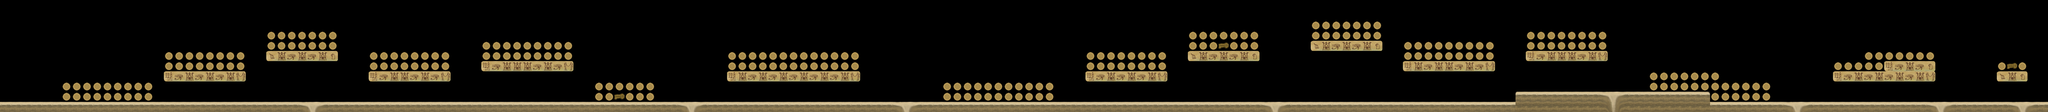

A 2D game scene composited from a Tiled map and its tileset images. What follows is a short description and the map's XML, with every tile layer's data as written:
An orthogonal 200x11 tile map with 70x70 px tiles, 1 tile layer (Tile Layer 1), 3 tilesets.

<map version="1.0" tiledversion="1.1.2" orientation="orthogonal" renderorder="right-down" width="200" height="11" tilewidth="70" tileheight="70" infinite="0" nextobjectid="1">
 <tileset firstgid="1" name="objetos" tilewidth="70" tileheight="70" tilecount="4" columns="2">
  <image source="objetos.png" width="140" height="140" />
  <tile id="0" type="moneda">
   <properties>
    <property name="type" value="coin" />
   </properties>
  </tile>
  <tile id="1" type="espada2" />
  <tile id="2" type="llave">
   <properties>
    <property name="type" value="key" />
   </properties>
  </tile>
  <tile id="3" type="espada1" />
 </tileset>
 <tileset firstgid="5" name="monedas" tilewidth="70" tileheight="70" tilecount="5" columns="5">
  <image source="monedas.png" width="350" height="70" />
  <tile id="0">
   <properties>
    <property name="type" value="coin" />
   </properties>
   <animation>
    <frame tileid="0" duration="150" />
    <frame tileid="1" duration="150" />
    <frame tileid="2" duration="150" />
    <frame tileid="3" duration="150" />
   </animation>
  </tile>
 </tileset>
 <tileset firstgid="10" name="plataformas_dos" tilewidth="70" tileheight="70" tilecount="16" columns="8">
  <image source="plataformas_dos.png" width="560" height="142" />
  <tile id="0">
   <properties>
    <property name="type" value="platform" />
   </properties>
  </tile>
  <tile id="1">
   <properties>
    <property name="type" value="platform" />
   </properties>
  </tile>
  <tile id="2">
   <properties>
    <property name="type" value="movingSand" />
   </properties>
  </tile>
  <tile id="3">
   <properties>
    <property name="type" value="movingSand" />
   </properties>
  </tile>
  <tile id="4">
   <properties>
    <property name="type" value="movingSand" />
   </properties>
  </tile>
  <tile id="5">
   <properties>
    <property name="type" value="platform" />
   </properties>
  </tile>
  <tile id="6">
   <properties>
    <property name="type" value="platform" />
   </properties>
  </tile>
  <tile id="7">
   <properties>
    <property name="type" value="platform" />
   </properties>
  </tile>
  <tile id="8">
   <properties>
    <property name="type" value="platform" />
   </properties>
  </tile>
  <tile id="9">
   <properties>
    <property name="type" value="platform" />
   </properties>
  </tile>
  <tile id="10">
   <properties>
    <property name="type" value="movingSand" />
   </properties>
  </tile>
  <tile id="11">
   <properties>
    <property name="type" value="movingSand" />
   </properties>
  </tile>
  <tile id="12">
   <properties>
    <property name="type" value="movingSand" />
   </properties>
  </tile>
  <tile id="13">
   <properties>
    <property name="type" value="platform" />
   </properties>
  </tile>
  <tile id="14">
   <properties>
    <property name="type" value="platform" />
   </properties>
  </tile>
  <tile id="15">
   <properties>
    <property name="type" value="platform" />
   </properties>
  </tile>
 </tileset>
 <layer name="Tile Layer 1" width="200" height="11">
  <data encoding="csv">
0,0,0,0,0,0,0,0,0,0,0,0,0,0,0,0,0,0,0,0,0,0,0,0,0,0,0,0,0,0,0,0,0,0,0,0,0,0,0,0,0,0,0,0,0,0,0,0,0,0,0,0,0,0,0,0,0,0,0,0,0,0,0,0,0,0,0,0,0,0,0,0,0,0,0,0,0,0,0,0,0,0,0,0,0,0,0,0,0,0,0,0,0,0,0,0,0,0,0,0,0,0,0,0,0,0,0,0,0,0,0,0,0,0,0,0,0,0,0,0,0,0,0,0,0,0,0,0,0,0,0,0,0,0,0,0,0,0,0,0,0,0,0,0,0,0,0,0,0,0,0,0,0,0,0,0,0,0,0,0,0,0,0,0,0,0,0,0,0,0,0,0,0,0,0,0,0,0,0,0,0,0,0,0,0,0,0,0,0,0,0,0,0,0,0,0,0,0,0,0,
0,0,0,0,0,0,0,0,0,0,0,0,0,0,0,0,0,0,0,0,0,0,0,0,0,0,0,0,0,0,0,0,0,0,0,0,0,0,0,0,0,0,0,0,0,0,0,0,0,0,0,0,0,0,0,0,0,0,0,0,0,0,0,0,0,0,0,0,0,0,0,0,0,0,0,0,0,0,0,0,0,0,0,0,0,0,0,0,0,0,0,0,0,0,0,0,0,0,0,0,0,0,0,0,0,0,0,0,0,0,0,0,0,0,0,0,0,0,0,0,0,0,0,0,0,0,0,0,0,0,0,0,0,0,0,0,0,0,0,0,0,0,0,0,0,0,0,0,0,0,0,0,0,0,0,0,0,0,0,0,0,0,0,0,0,0,0,0,0,0,0,0,0,0,0,0,0,0,0,0,0,0,0,0,0,0,0,0,0,0,0,0,0,0,0,0,0,0,0,0,
0,0,0,0,0,0,0,0,0,0,0,0,0,0,0,0,0,0,0,0,0,0,0,0,0,0,0,0,0,0,0,0,0,0,0,0,0,0,0,0,0,0,0,0,0,0,0,0,0,0,0,0,0,0,0,0,0,0,0,0,0,0,0,0,0,0,0,0,0,0,0,0,0,0,0,0,0,0,0,0,0,0,0,0,0,0,0,0,0,0,0,0,0,0,0,0,0,0,0,0,0,0,0,0,0,0,0,0,0,0,0,0,0,0,0,0,0,0,0,0,0,0,0,0,0,0,0,0,5,5,5,5,5,5,5,0,0,0,0,0,0,0,0,0,0,0,0,0,0,0,0,0,0,0,0,0,0,0,0,0,0,0,0,0,0,0,0,0,0,0,0,0,0,0,0,0,0,0,0,0,0,0,0,0,0,0,0,0,0,0,0,0,0,0,0,0,0,0,0,0,
0,0,0,0,0,0,0,0,0,0,0,0,0,0,0,0,0,0,0,0,0,0,0,0,0,0,5,5,5,5,5,5,5,0,0,0,0,0,0,0,0,0,0,0,0,0,0,0,0,0,0,0,0,0,0,0,0,0,0,0,0,0,0,0,0,0,0,0,0,0,0,0,0,0,0,0,0,0,0,0,0,0,0,0,0,0,0,0,0,0,0,0,0,0,0,0,0,0,0,0,0,0,0,0,0,0,0,0,0,0,0,0,0,0,0,0,5,5,5,5,5,5,5,0,0,0,0,0,5,5,5,5,5,5,5,0,0,0,0,0,0,0,0,0,0,0,0,0,0,5,5,5,5,5,5,5,5,0,0,0,0,0,0,0,0,0,0,0,0,0,0,0,0,0,0,0,0,0,0,0,0,0,0,0,0,0,0,0,0,0,0,0,0,0,0,0,0,0,0,0,
0,0,0,0,0,0,0,0,0,0,0,0,0,0,0,0,0,0,0,0,0,0,0,0,0,0,5,5,5,5,5,5,5,0,0,0,0,0,0,0,0,0,0,0,0,0,0,5,5,5,5,5,5,5,5,5,0,0,0,0,0,0,0,0,0,0,0,0,0,0,0,0,0,0,0,0,0,0,0,0,0,0,0,0,0,0,0,0,0,0,0,0,0,0,0,0,0,0,0,0,0,0,0,0,0,0,0,0,0,0,0,0,0,0,0,0,5,5,5,3,5,5,5,0,0,0,0,0,23,24,16,24,16,24,25,0,0,5,5,5,5,5,5,5,5,5,0,0,0,5,5,5,5,5,5,5,5,0,0,0,0,0,0,0,0,0,0,0,0,0,0,0,0,0,0,0,0,0,0,0,0,0,0,0,0,0,0,0,0,0,0,0,0,0,0,0,0,0,0,0,
0,0,0,0,0,0,0,0,0,0,0,0,0,0,0,0,5,5,5,5,5,5,5,5,0,0,23,24,16,24,16,24,25,0,0,0,5,5,5,5,5,5,5,5,0,0,0,5,5,5,5,5,5,5,5,5,0,0,0,0,0,0,0,0,0,0,0,0,0,0,0,5,5,5,5,5,5,5,5,5,5,5,5,5,0,0,0,0,0,0,0,0,0,0,0,0,0,0,0,0,0,0,0,0,0,0,5,5,5,5,5,5,5,5,0,0,23,24,16,24,16,24,25,0,0,0,0,0,0,0,0,0,0,0,0,0,0,5,5,5,5,5,5,5,5,5,0,0,0,15,16,24,24,24,16,24,17,0,0,0,0,0,0,0,0,0,0,0,0,0,0,0,0,0,0,0,0,0,0,0,0,0,5,5,5,5,5,5,5,0,0,0,0,0,0,0,0,0,0,0,
0,0,0,0,0,0,0,0,0,0,0,0,0,0,0,0,5,5,5,5,5,5,5,5,0,0,0,0,0,0,0,0,0,0,0,0,5,5,5,5,5,5,5,5,0,0,0,15,16,24,24,24,16,24,16,17,0,0,0,0,0,0,0,0,0,0,0,0,0,0,0,5,5,5,5,5,5,5,5,5,5,5,5,5,0,0,0,0,0,0,0,0,0,0,0,0,0,0,0,0,0,0,0,0,0,0,5,5,5,5,5,5,5,5,0,0,0,0,0,0,0,0,0,0,0,0,0,0,0,0,0,0,0,0,0,0,0,15,24,16,24,24,16,24,16,17,0,0,0,0,0,0,0,0,0,0,0,0,0,0,0,0,0,0,0,0,0,0,0,0,0,0,0,0,0,0,0,0,0,5,5,5,5,5,15,16,24,16,25,0,0,0,0,0,0,5,3,5,0,0,
0,0,0,0,0,0,0,0,0,0,0,0,0,0,0,0,15,16,24,16,24,16,24,17,0,0,0,0,0,0,0,0,0,0,0,0,15,16,24,24,16,24,16,17,0,0,0,0,0,0,0,0,0,0,0,0,0,0,0,0,0,0,0,0,0,0,0,0,0,0,0,15,24,16,24,16,24,16,24,16,24,16,24,17,0,0,0,0,0,0,0,0,0,0,0,0,0,0,0,0,0,0,0,0,0,0,15,16,24,16,24,16,24,17,0,0,0,0,0,0,0,0,0,0,0,0,0,0,0,0,0,0,0,0,0,0,0,0,0,0,0,0,0,0,0,0,0,0,0,0,0,0,0,0,0,0,0,0,0,0,0,5,5,5,5,5,5,5,0,0,0,0,0,0,0,0,0,0,0,15,16,24,16,24,16,24,16,24,17,0,0,0,0,0,0,23,24,25,0,0,
0,0,0,0,0,0,5,5,5,5,5,5,5,5,5,0,0,0,0,0,0,0,0,0,0,0,0,0,0,0,0,0,0,0,0,0,0,0,0,0,0,0,0,0,0,0,0,0,0,0,0,0,0,0,0,0,0,0,5,5,5,5,5,5,0,0,0,0,0,0,0,0,0,0,0,0,0,0,0,0,0,0,0,0,0,0,0,0,0,0,0,0,5,5,5,5,5,5,5,5,5,5,5,0,0,0,0,0,0,0,0,0,0,0,0,0,0,0,0,0,0,0,0,0,0,0,0,0,0,0,0,0,0,0,0,0,0,0,0,0,0,0,0,0,0,0,0,0,0,0,0,0,0,0,0,0,0,0,0,0,0,5,5,5,5,5,5,5,5,5,5,5,5,0,0,0,0,0,0,0,0,0,0,0,0,0,0,0,0,0,0,0,0,0,0,0,0,0,0,0,
0,0,0,0,0,0,5,5,5,5,5,5,5,5,5,0,0,0,0,0,0,0,0,0,0,0,0,0,0,0,0,0,0,0,0,0,0,0,0,0,0,0,0,0,0,0,0,0,0,0,0,0,0,0,0,0,0,0,5,5,3,5,5,5,0,0,0,0,0,0,0,0,0,0,0,0,0,0,0,0,0,0,0,0,0,0,0,0,0,0,0,0,5,5,5,5,5,5,5,5,5,5,5,0,0,0,0,0,0,0,0,0,0,0,0,0,0,0,0,0,0,0,0,0,0,0,0,0,0,0,0,0,0,0,0,0,0,0,0,0,0,0,0,0,0,0,0,0,10,11,11,11,11,11,11,11,12,13,14,11,11,11,11,11,11,11,18,5,5,5,5,5,5,0,0,0,0,0,0,0,0,0,0,0,0,0,0,0,0,0,0,0,0,0,0,0,0,0,0,0,
11,11,11,11,11,11,11,11,11,11,11,11,11,11,11,11,11,11,11,11,11,11,11,11,11,11,11,11,11,12,13,14,11,11,11,11,11,11,11,11,11,11,11,11,11,11,11,11,11,11,11,11,11,11,11,11,11,11,11,11,11,11,11,11,11,11,12,13,14,11,11,11,11,11,11,11,11,11,11,11,11,11,11,11,11,11,11,12,13,14,11,11,11,11,11,11,11,11,11,11,11,11,11,11,11,11,11,11,11,11,11,11,11,11,11,11,11,11,11,11,11,11,11,12,13,14,11,11,11,11,11,11,11,11,11,11,11,11,11,11,11,11,11,11,11,11,11,11,19,19,19,19,19,19,19,19,20,21,22,19,19,19,19,19,19,19,19,11,11,11,11,11,11,11,12,13,14,11,11,11,11,11,11,11,11,11,11,11,12,13,14,11,11,11,11,11,12,13,14,11
</data>
 </layer>
</map>
